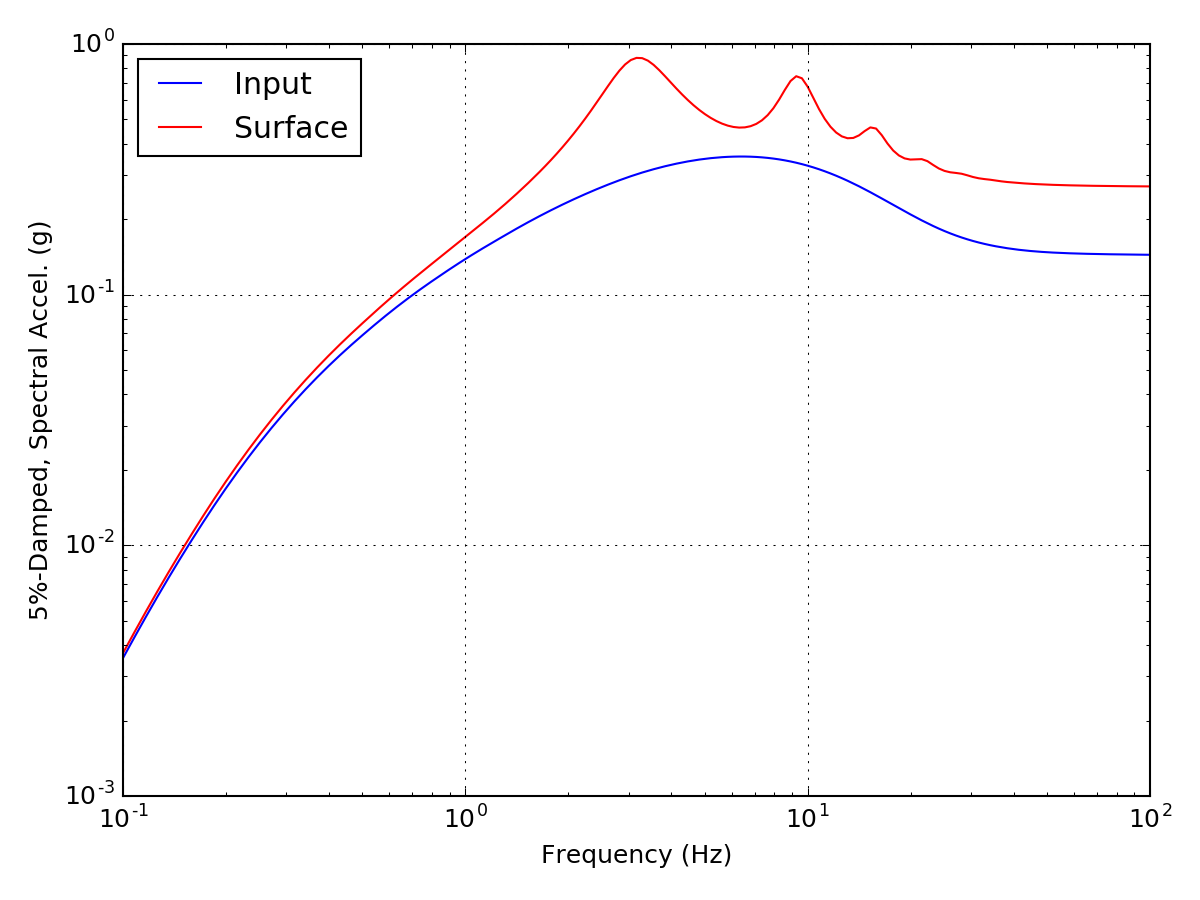

This figure's Python source:
"""Compute transfer functions for within and outcrop conditions."""

import matplotlib.pyplot as plt
import numpy as np

import pysra

motion = pysra.motion.SourceTheoryRvtMotion(6.5, 20, 'wna')
motion.calc_fourier_amps()
profile = pysra.site.Profile([
    pysra.site.Layer(
        pysra.site.SoilType(
            'Soil', 18.,
            pysra.site.DarendeliNonlinearProperty(
                0, 1, 0.50, param='mod_reduc'),
            pysra.site.DarendeliNonlinearProperty(
                0, 1, 0.50, param='damping')
        ),
        30, 400
    ),
    pysra.site.Layer(
        pysra.site.SoilType(
            'Rock', 24., None, 0.01
        ),
        0, 1200
    ),
])

loc_surface = profile.location('outcrop', index=0)
loc_bedrock = profile.location('outcrop', index=-1)

calc = pysra.propagation.EquivalentLinearCalculation(strain_ratio=0.65)
calc(motion, profile.data, loc_bedrock)

osc_damping = 0.05
osc_freqs = np.logspace(-1, 2, 181)
ars_input = motion.calc_osc_accels(osc_freqs, osc_damping)
ars_surface = motion.calc_osc_accels(
    osc_freqs, osc_damping, calc.calc_accel_tf(loc_bedrock, loc_surface))

fig, ax = plt.subplots()

for name, value, color in zip(['Input', 'Surface'],
                              [ars_input, ars_surface],
                              ['blue', 'red']):
    ax.plot(osc_freqs, value, '-', color=color, label=name)

ax.set_xlabel('Frequency (Hz)')
ax.set_xscale('log')
ax.set_xlim(0.1, 100)

ax.set_ylabel('5%-Damped, Spectral Accel. (g)')
ax.set_yscale('log')

ax.grid()
ax.legend(loc='upper left')
fig.tight_layout()
fig.savefig(__file__.replace('.py', '.png'), dpi=150)
